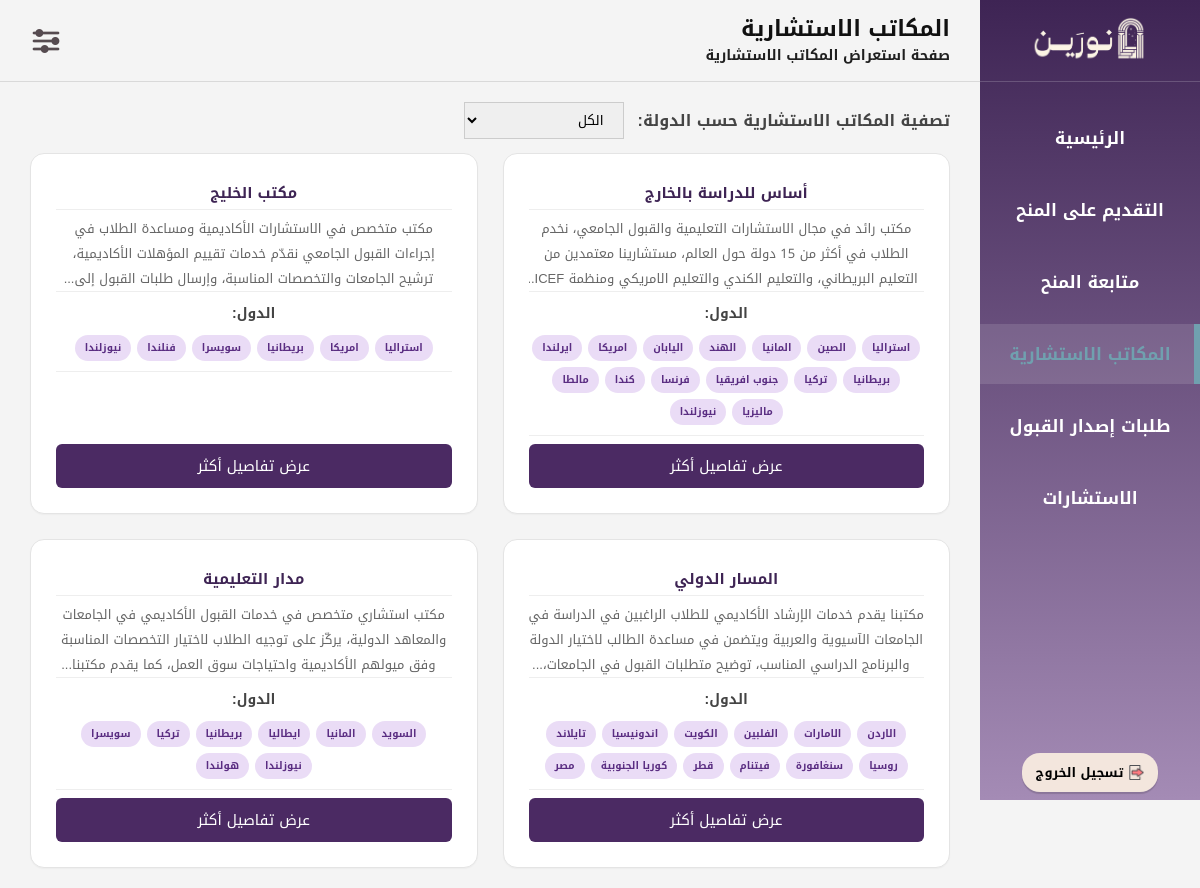
Before: /Ben013_ConsultingOffices.php with the older database file.
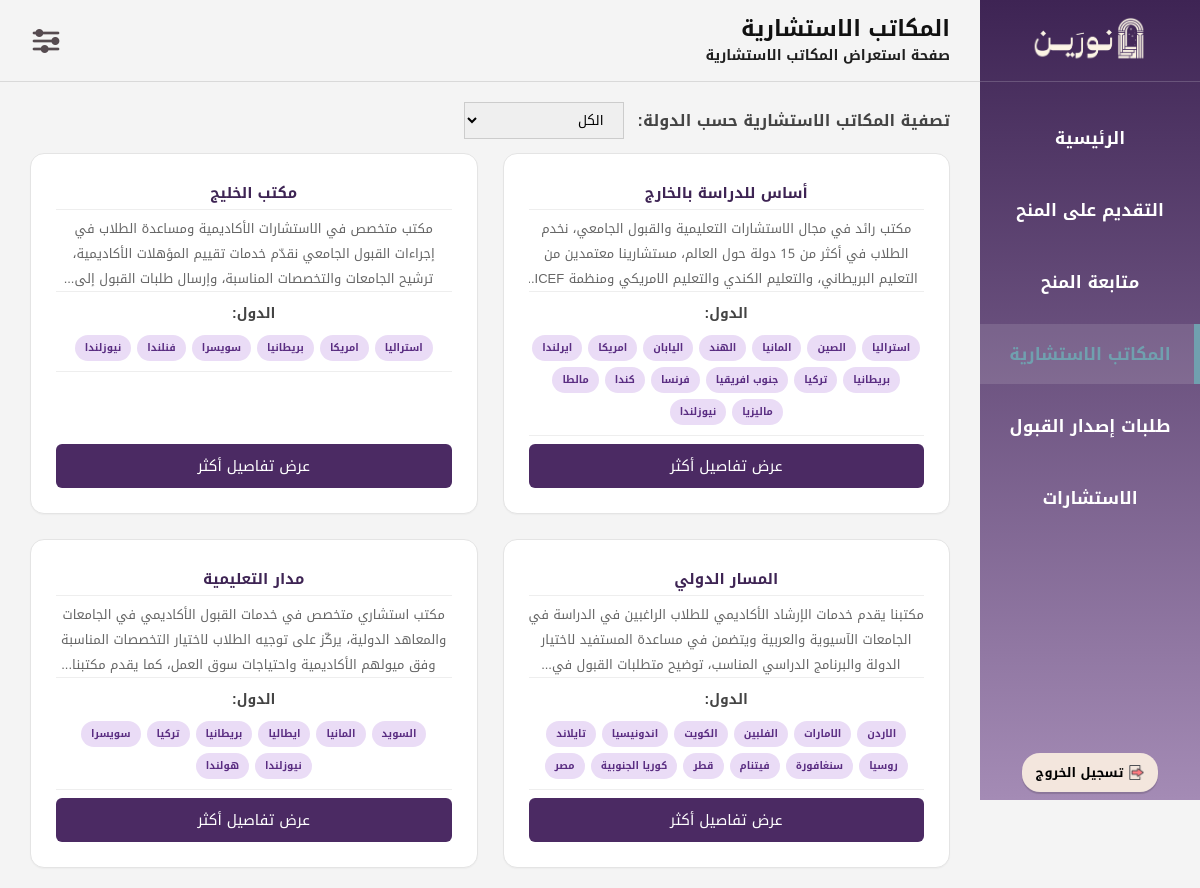
After: the same page with the newer database file.
### tables this page shows
CREATE TABLE `consulting_office` (
  `office_id` int(11) NOT NULL,
  `ccr_number` varchar(255) NOT NULL,
  `email` varchar(255) NOT NULL,
  `office_name` varchar(255) NOT NULL,
  `office_description` text NOT NULL,
  `Bachelor_fee` int(11) NOT NULL,
  `Masters_fee` int(11) NOT NULL,
  `Phd_fee` int(11) NOT NULL,
  `password` varchar(255) NOT NULL,
  `phone` varchar(255) NOT NULL,
  `approval_status` enum('بانتظار المراجعة','معتمد','مرفوض') NOT NULL DEFAULT 'بانتظار المراجعة',
  `account_status` enum('نشط','محظور') NOT NULL
);

### Ben013_ConsultingOffices.php (the view, shortened to what this page needs)
<?php
$conn = new mysqli("localhost", "root", "", "noreen");
$conn->set_charset("utf8mb4");
if (isset($_GET['country'])) {
    $selectedCountry = $_GET['country']; } else { $selectedCountry = "all";}
if ($selectedCountry != "all" && $selectedCountry != "") {
    $sql = "
        SELECT
            co.office_id,
            co.office_name,
            co.office_description,
            co.Bachelor_fee,
            co.Masters_fee,
            co.Phd_fee,
            GROUP_CONCAT(DISTINCT oc.con_name ORDER BY oc.con_name SEPARATOR '||') AS countries
        FROM consulting_office co
        LEFT JOIN office_country oc ON co.office_id = oc.office_id
        WHERE co.office_id IN (
            SELECT office_id
            FROM office_country
            WHERE con_name = ?
        )
        GROUP BY
            co.office_id,
            co.office_name,
            co.office_description,
            co.Bachelor_fee,
            co.Masters_fee,
            co.Phd_fee";
    $stmt = $conn->prepare($sql);
    $stmt->bind_param("s", $selectedCountry);
} else {
    $sql = "
        SELECT
            co.office_id,
            co.office_name,
            co.office_description,
            co.Bachelor_fee,
            co.Masters_fee,
            co.Phd_fee,
            GROUP_CONCAT(DISTINCT oc.con_name ORDER BY oc.con_name SEPARATOR '||') AS countries
        FROM consulting_office co
        LEFT JOIN office_country oc ON co.office_id = oc.office_id
        GROUP BY
            co.office_id,
            co.office_name,
            co.office_description,
            co.Bachelor_fee,
            co.Masters_fee,
            co.Phd_fee
    ";
    $stmt = $conn->prepare($sql);
}
$stmt->execute();
$result = $stmt->get_result();
$offices = [];
while ($row = $result->fetch_assoc()) {
    $offices[] = $row;
}
?>
<!DOCTYPE html>
<html lang="ar" dir="rtl">
<head>
<link rel="stylesheet" href="CSS01Layout.css?v=3">
</head>
<body>
<div class="layout">
<aside class="sidebar">
<div class="sidebar-top">
<div class="sidebar-logo">
<img src="شعار نورين.png" alt="نورين">
</div>
<ul class="sidebar-menu">
<li><a href="Ben00_MainPage.php">الرئيسية</a></li>
<li><a href="Ben04_BrowseScholarships.php">التقديم على المنح</a></li>
<li><a href="Ben09_TrackScholarship.php">متابعة المنح</a></li>
<li><a href="Ben10_Consultants.php" class="active">المكاتب الاستشارية</a></li>
<li><a href="Ben16_AdmissionList.php">طلبات إصدار القبول</a></li>
<li><a href="Ben19_Consultations.php">الاستشارات</a></li>
</ul>
</div>
<div class="sidebar-bottom">
<form action="logout.php" method="post">
<button type="submit" class="logout-btn">
<img src="ايقونة تسجيل الخروج.png" class="logout-icon">
<b>تسجيل الخروج</b>
</button>
</form>
</div>
</aside>
<div class="main-content">
<header class="header">
<div class="page-heading">
<div class="page-title">المكاتب الاستشارية</div>
<div class="page-description">صفحة استعراض المكاتب الاستشارية</div>
</div>
<div class="header-icons">
<div class="settings-dropdown">
<img src="ايقونة قائمة الاعدادات.png" class="menu-icon">
</div>
</div>
</header>
<div class="page">
<div class="frow">
<div class="flbl">تصفية المكاتب الاستشارية حسب الدولة:</div>
<form class="fform" method="get">
<select id="country" name="country" class="fsel" onchange="this.form.submit()">
<option value="all" <?php if ($selectedCountry == "all") echo "selected"; ?>>الكل</option>
</select>
</form>
</div>
<?php if (!empty($offices)) { ?> <div class="cgrid"> <?php foreach ($offices as $office) { ?>
<?php $countries = [];
if (!empty($office['countries'])) {   $countries = explode("||", $office['countries']); } ?>
<div class="ccard"> <div class="cttl"> <?php echo $office['office_name']; ?> </div>
<div class="cdesc"> <?php echo $office['office_description']; ?></div>  <div class="sttl">الدول:</div>
<div class="cbox"> <?php if (!empty($countries)) { ?>
 <?php foreach ($countries as $country) { ?>
        <div class="ctag"><?php echo $country; ?></div>
    <?php } ?>
<?php } else { ?> <div class="ctag">لا توجد دول</div> <?php } ?> </div>
<button type="button" class="btnmore" onclick="window.location.href='Ben14_OfficeDetails.php?id=<?php echo $office['office_id']; ?>'">عرض تفاصيل أكثر</button>
</div>
<?php } ?>
</div>
<?php } else { ?>
<div class="nores">لا توجد مكاتب استشارية مطابقة للدولة المختارة.</div>
<?php } ?>
</div>
</div>
</div>
</body>
</html>

Changed rows visible on the page:
changed consulting_office "المسار الدولي": office_description "…والعربية ويتضمن في مساعدة الطالب لاختيار الدولة والبرنامج الدراسي المناسب، توضيح متطلبات القبول في…" → "…والعربية ويتضمن في مساعدة المستفيد لاختيار الدولة والبرنامج الدراسي المناسب، توضيح متطلبات القبول…"
